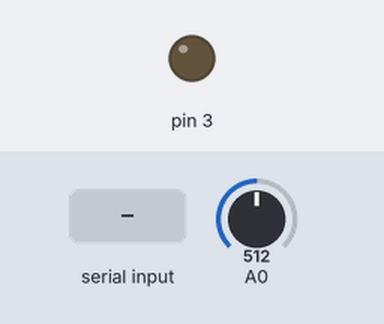
The sketch below on a simulated Arduino Uno, built with avr-gcc and run on an emulated ATmega328P. On the bench: output pins drawn as LEDs (lit = HIGH). The inputs (shaded band) are chosen by the test bench; at power-on: A0 = 512. What the sketch prints to the serial monitor is not drawn.

Above: at 1.2 s.
1.3 s: "L90\n" received over Serial
At 3.0 s:
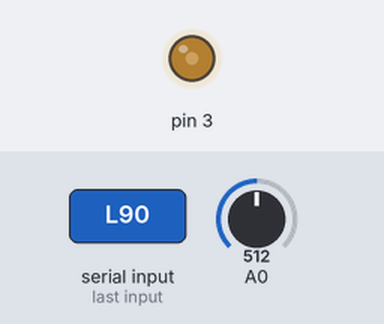
3.8 s: "G90\n" received over Serial
Timing chart, 0 to 6.8 s (numbered marks = the images above; inputs shaded):
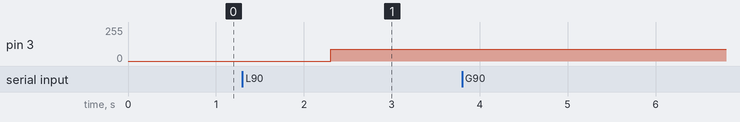

Measured:
- after the input at 1.3 s, pin 3: 0/255 → 90/255 after 1.0 s
- after the input at 3.8 s, every drawn part: stays the same

The sketch:

ArduinoWebAPI.ino
```cpp
String data;
char d1;
String x;
String val;
int ledval;


void setup() {
  // put your setup code here, to run once:
  Serial.begin(9600);
  pinMode(3, OUTPUT);
}

void loop() {
  // put your main code here, to run repeatedly:
  if(Serial.available()){
    data = Serial.readString();
    d1 = data.charAt(0);
    switch(d1) {
      case 'L':
      x = data.substring(1);
      ledval = x.toInt();
      analogWrite(3,ledval);
      break;
      case 'G':
      Serial.println(val);
      }
  }

  HandlePot();
}

 void HandlePot(void)
 {

  static int old = 0;
  int current = 0, upper, lower;
  current = analogRead(A0);
  upper = current +2;
  lower = current -2;
  if(current != old)
  {
    if((old <= lower) || (old >= upper))
    {
      val = String(current);
      old =current;
    }

  }
 }
```
